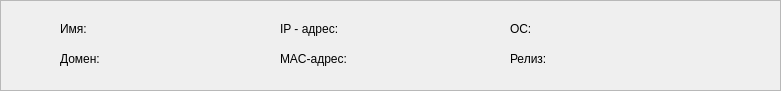
   <widget class="QFrame" name="frame_2">
    <property name="geometry">
     <rect>
      <x>10</x>
      <y>130</y>
      <width>781</width>
      <height>91</height>
     </rect>
    </property>
    <property name="toolTip">
     <string/>
    </property>
    <property name="frameShape">
     <enum>QFrame::StyledPanel</enum>
    </property>
    <property name="frameShadow">
     <enum>QFrame::Raised</enum>
    </property>
    <widget class="QLabel" name="label_3">
     <property name="geometry">
      <rect>
       <x>60</x>
       <y>20</y>
       <width>51</width>
       <height>18</height>
      </rect>
     </property>
     <property name="text">
      <string>Имя:</string>
     </property>
    </widget>
    <widget class="QLabel" name="label_4">
     <property name="geometry">
      <rect>
       <x>60</x>
       <y>50</y>
       <width>51</width>
       <height>18</height>
      </rect>
     </property>
     <property name="text">
      <string>Домен:</string>
     </property>
    </widget>
    <widget class="QLabel" name="label_5">
     <property name="geometry">
      <rect>
       <x>140</x>
       <y>50</y>
       <width>121</width>
       <height>18</height>
      </rect>
     </property>
     <property name="text">
      <string/>
     </property>
    </widget>
    <widget class="QLabel" name="label_6">
     <property name="geometry">
      <rect>
       <x>140</x>
       <y>20</y>
       <width>121</width>
       <height>18</height>
      </rect>
     </property>
     <property name="text">
      <string/>
     </property>
    </widget>
    <widget class="QLabel" name="label_7">
     <property name="geometry">
      <rect>
       <x>280</x>
       <y>20</y>
       <width>81</width>
       <height>18</height>
      </rect>
     </property>
     <property name="text">
      <string>IP - адрес:</string>
     </property>
    </widget>
    <widget class="QLabel" name="label_8">
     <property name="geometry">
      <rect>
       <x>280</x>
       <y>50</y>
       <width>81</width>
       <height>18</height>
      </rect>
     </property>
     <property name="text">
      <string>MAC-адрес:</string>
     </property>
    </widget>
    <widget class="QLabel" name="label_10">
     <property name="geometry">
      <rect>
       <x>510</x>
       <y>50</y>
       <width>51</width>
       <height>18</height>
      </rect>
     </property>
     <property name="text">
      <string>Релиз:</string>
     </property>
    </widget>
    <widget class="QLabel" name="label_9">
     <property name="geometry">
      <rect>
       <x>510</x>
       <y>20</y>
       <width>51</width>
       <height>18</height>
      </rect>
     </property>
     <property name="text">
      <string>ОС:</string>
     </property>
    </widget>
    <widget class="QLabel" name="label_pc_name">
     <property name="geometry">
      <rect>
       <x>90</x>
       <y>20</y>
       <width>161</width>
       <height>20</height>
      </rect>
     </property>
     <property name="text">
      <string/>
     </property>
    </widget>
    <widget class="QLabel" name="label_pc_domain">
     <property name="geometry">
      <rect>
       <x>110</x>
       <y>50</y>
       <width>151</width>
       <height>20</height>
      </rect>
     </property>
     <property name="text">
      <string/>
     </property>
    </widget>
    <widget class="QLabel" name="label_pc_ip">
     <property name="geometry">
      <rect>
       <x>340</x>
       <y>20</y>
       <width>141</width>
       <height>20</height>
      </rect>
     </property>
     <property name="text">
      <string/>
     </property>
    </widget>
    <widget class="QLabel" name="label_pc_os">
     <property name="geometry">
      <rect>
       <x>530</x>
       <y>20</y>
       <width>211</width>
       <height>20</height>
      </rect>
     </property>
     <property name="text">
      <string/>
     </property>
    </widget>
    <widget class="QLabel" name="label_pc_mac">
     <property name="geometry">
      <rect>
       <x>350</x>
       <y>50</y>
       <width>141</width>
       <height>20</height>
      </rect>
     </property>
     <property name="text">
      <string/>
     </property>
    </widget>
    <widget class="QLabel" name="label_pc_release">
     <property name="geometry">
      <rect>
       <x>550</x>
       <y>50</y>
       <width>211</width>
       <height>20</height>
      </rect>
     </property>
     <property name="text">
      <string/>
     </property>
    </widget>
   </widget>
